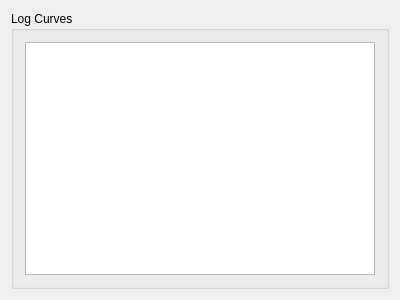
<?xml version="1.0" encoding="UTF-8"?>
<ui version="4.0">
 <class>CXPagelogcurves</class>
 <widget class="QWizardPage" name="CXPagelogcurves">
  <property name="geometry">
   <rect>
    <x>0</x>
    <y>0</y>
    <width>400</width>
    <height>300</height>
   </rect>
  </property>
  <property name="windowTitle">
   <string>CXPagelogcurves</string>
  </property>
  <layout class="QGridLayout" name="gridLayout_2">
   <item row="0" column="0">
    <widget class="QGroupBox" name="groupBox">
     <property name="title">
      <string>Log Curves</string>
     </property>
     <layout class="QGridLayout" name="gridLayout">
      <item row="0" column="0">
       <widget class="QTableWidget" name="tableWidget"/>
      </item>
     </layout>
    </widget>
   </item>
  </layout>
 </widget>
 <layoutdefault spacing="6" margin="11"/>
 <resources/>
 <connections/>
</ui>
